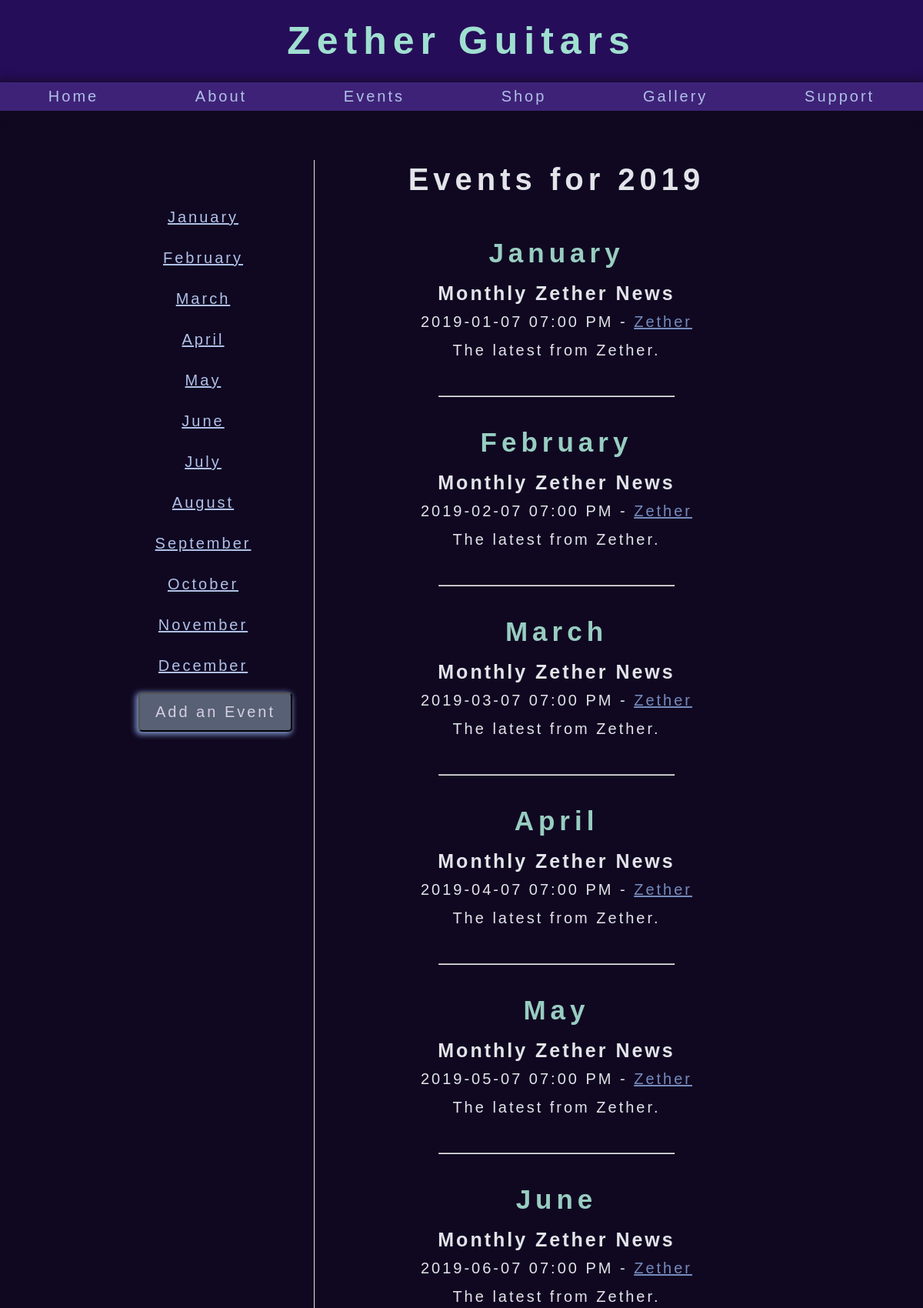
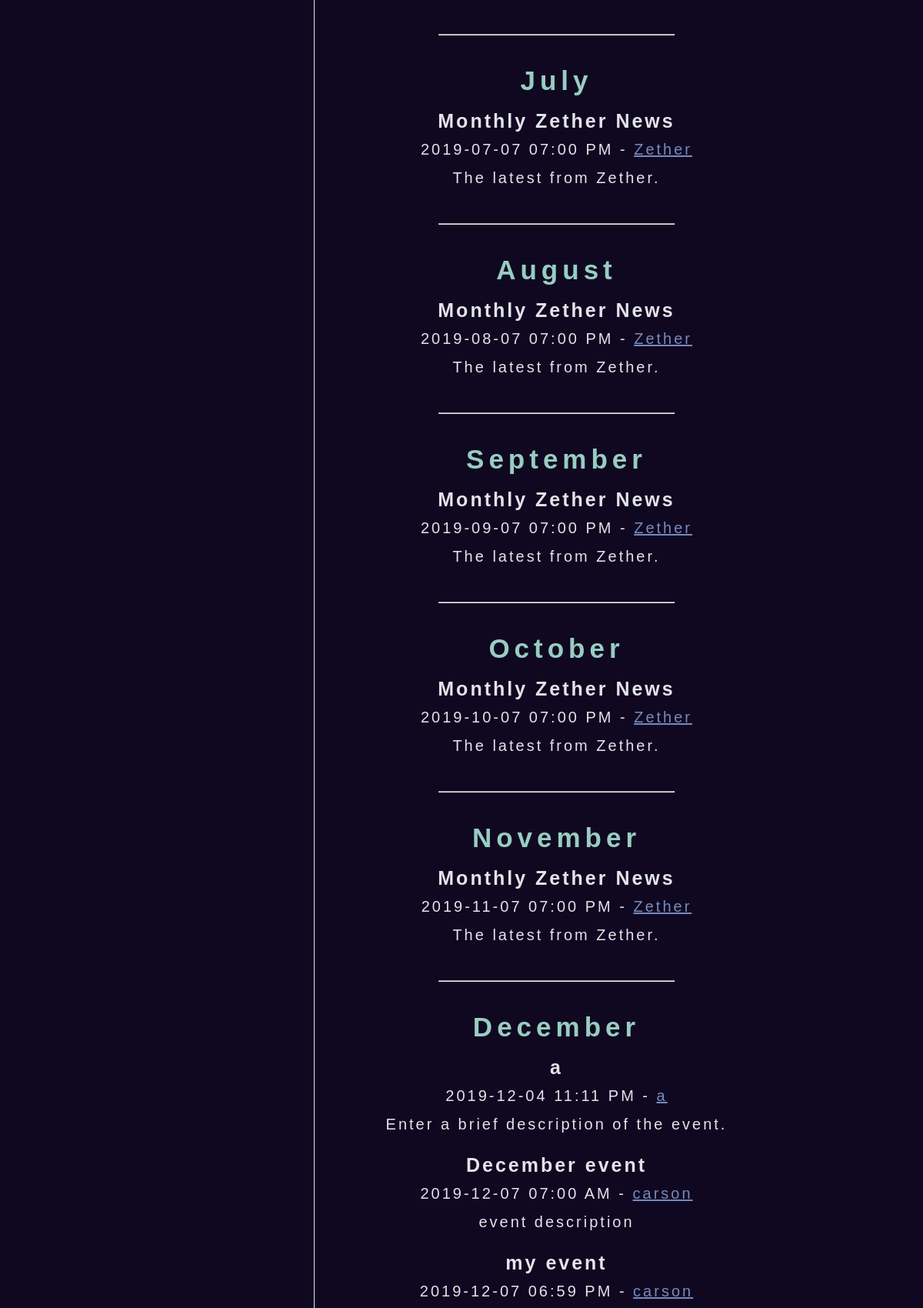
Screenshot of /events.php (upper part) with the database file from the repository (2 pictures, top to bottom).
### tables this page shows
CREATE TABLE events (
  name VARCHAR(30),
  sponsor VARCHAR(30),
  date DATE,
  time TIME WITHOUT TIME ZONE,
  ampm CHAR(2),
  description VARCHAR(100)
);

### events.php (the view, shortened to what this page needs)
<?php
  $sorted = array([], [], [], [], [], [], [], [], [], [], [], []);
  $after_2019 = array();
  $db = new SQLite3('zether.db');
  $query = 'SELECT * FROM events;';
  $res = $db->query($query);
  while ($event = $res->fetchArray(SQLITE3_ASSOC)) {
    $date = $event['date'];
    $yr = substr($date, 0, 4);
    $month = substr($date, 5, 2);
    if ($yr > 2019) {
      $after_2019[] = $event;
    } else {
      $sorted[$month-1][] = $event;
    }
  }
  for ($k=0; $k<=11; $k++) {
    for ($i=0; $i<sizeof($sorted[$k]); $i++) {
      for ($j=0; $j<sizeof($sorted[$k])-$i-1; $j++) {
        $date = $sorted[$k][$j]['date'];
        $day = substr($date, 8, 2);
        $next_date = $sorted[$k][$j+1]['date'];
        $next_event_day = substr($next_date, 8, 2);
        if ($day > $next_event_day) {
          $temp = $sorted[$k][$j];
          $sorted[$k][$j] = $sorted[$k][$j+1];
          $sorted[$k][$j+1] = $temp;
        } else if ($day == $next_event_day) {
          $time = $sorted[$k][$j]['time'];
          $hr = substr($time, 0, 2);
          $min = substr($time, 3, 2);
          $m = $sorted[$k][$j]['ampm'];
          $next_time = $sorted[$k][$j+1]['time'];
          $next_event_hr = substr($next_time, 0, 2);
          $next_event_min = substr($next_time, 3, 2);
          $next_event_m = $sorted[$k][$j+1]['ampm'];
          if ($m == 'PM' && $next_event_m == 'AM') {
            $temp = $sorted[$k][$j];
            $sorted[$k][$j] = $sorted[$k][$j+1];
            $sorted[$k][$j+1] = $temp;
          } else if ($m == $next_event_m) {
            if ($hr > $next_event_hr) {
              $temp = $sorted[$k][$j];
              $sorted[$k][$j] = $sorted[$k][$j+1];
              $sorted[$k][$j+1] = $temp;
            } else if ($hr == $next_event_hr) {
              if ($min > $next_event_min) {
                $temp = $sorted[$k][$j];
                $sorted[$k][$j] = $sorted[$k][$j+1];
                $sorted[$k][$j+1] = $temp;
              }
            }
          }
        }
      }
    }
  }
  echo '
    <div class="sidebar-container">
      <ul class="sidebar">
        <li><a href="#first-item-location">January</a></li>
        <li><a href="#feb">February</a></li>
        <li><a href="#mar">March</a></li>
        <li><a href="#apr">April</a></li>
        <li><a href="#may">May</a></li>
        <li><a href="#jun">June</a></li>
        <li><a href="#jul">July</a></li>
        <li><a href="#aug">August</a></li>
        <li><a href="#sep">September</a></li>
        <li><a href="#oct">October</a></li>
        <li><a href="#nov">November</a></li>
        <li><a href="#dec">December</a></li>
        <li>
        <button id="form-button"
          onclick="window.location.href=\'new_event.php\'">Add an Event
        </button>
      </li>
      </ul>
    </div>
    <div class="non-sidebar" id="calender">
      <h2 id="page-heading">Events for 2019</h2>
      <div id="first-item-location"></div>
      <h3>January</h3>
  ';
    foreach ($sorted[0] as $event) {
      echo
      "<dl>
        <dt>" . $event['name'] . "</dt>
        <dd>" . $event['date'] . " " . substr($event['time'], 0, 5) . " " . $event['ampm'] . " -
          <a href=\"#\">" . $event['sponsor'] . "</a>
          <p>" . $event['description'] . "</p>
        </dd>
      </dl>";
    }
  echo
      '<hr id="feb" />
      <h3>February</h3>';
      foreach ($sorted[1] as $event) {
        echo
        "<dl>
          <dt>" . $event['name'] . "</dt>
          <dd>" . $event['date'] . " " . substr($event['time'], 0, 5) . " " . $event['ampm'] . " -
            <a href=\"#\">" . $event['sponsor'] . "</a>
            <p>" . $event['description'] . "</p>
          </dd>
        </dl>";
      }
  echo
      '<hr id="mar" />
      <h3>March</h3>';
      foreach ($sorted[2] as $event) {
        echo
        "<dl>
          <dt>" . $event['name'] . "</dt>
          <dd>" . $event['date'] . " " . substr($event['time'], 0, 5) . " " . $event['ampm'] . " -
            <a href=\"#\">" . $event['sponsor'] . "</a>
            <p>" . $event['description'] . "</p>
          </dd>
        </dl>";
      }
  echo
      '<hr id="apr" />
      <h3>April</h3>';
      foreach ($sorted[3] as $event) {
        echo
        "<dl>
          <dt>" . $event['name'] . "</dt>
          <dd>" . $event['date'] . " " . substr($event['time'], 0, 5) . " " . $event['ampm'] . " -
            <a href=\"#\">" . $event['sponsor'] . "</a>
            <p>" . $event['description'] . "</p>
          </dd>
        </dl>";
      }
  echo
      '<hr id="may" />
      <h3>May</h3>';
      foreach ($sorted[4] as $event) {
        echo
        "<dl>
          <dt>" . $event['name'] . "</dt>
          <dd>" . $event['date'] . " " . substr($event['time'], 0, 5) . " " . $event['ampm'] . " -
            <a href=\"#\">" . $event['sponsor'] . "</a>
            <p>" . $event['description'] . "</p>
          </dd>
        </dl>";
      }
  echo
      '<hr id="jun" />
      <h3>June</h3>';
      foreach ($sorted[5] as $event) {
        echo
        "<dl>
          <dt>" . $event['name'] . "</dt>
          <dd>" . $event['date'] . " " . substr($event['time'], 0, 5) . " " . $event['ampm'] . " -
            <a href=\"#\">" . $event['sponsor'] . "</a>
            <p>" . $event['description'] . "</p>
          </dd>
        </dl>";
      }
  echo
      '<hr id="jul" />
      <h3>July</h3>';
      foreach ($sorted[6] as $event) {
        echo
        "<dl>
          <dt>" . $event['name'] . "</dt>
          <dd>" . $event['date'] . " " . substr($event['time'], 0, 5) . " " . $event['ampm'] . " -
            <a href=\"#\">" . $event['sponsor'] . "</a>
            <p>" . $event['description'] . "</p>
          </dd>
        </dl>";
      }
  echo
      '<hr id="aug" />
      <h3>August</h3>';
      foreach ($sorted[7] as $event) {
        echo
        "<dl>
          <dt>" . $event['name'] . "</dt>
          <dd>" . $event['date'] . " " . substr($event['time'], 0, 5) . " " . $event['ampm'] . " -
            <a href=\"#\">" . $event['sponsor'] . "</a>
            <p>" . $event['description'] . "</p>
          </dd>
        </dl>";
      }
  echo
      '<hr id="sep" />
      <h3>September</h3>';
      foreach ($sorted[8] as $event) {
        echo
        "<dl>
          <dt>" . $event['name'] . "</dt>
          <dd>" . $event['date'] . " " . substr($event['time'], 0, 5) . " " . $event['ampm'] . " -
            <a href=\"#\">" . $event['sponsor'] . "</a>
            <p>" . $event['description'] . "</p>
          </dd>
        </dl>";
      }
  echo
      '<hr id="oct" />
      <h3>October</h3>';
      foreach ($sorted[9] as $event) {
        echo
        "<dl>
          <dt>" . $event['name'] . "</dt>
          <dd>" . $event['date'] . " " . substr($event['time'], 0, 5) . " " . $event['ampm'] . " -
            <a href=\"#\">" . $event['sponsor'] . "</a>
            <p>" . $event['description'] . "</p>
          </dd>
        </dl>";
      }
  echo
      '<hr id="nov" />
      <h3>November</h3>';
      foreach ($sorted[10] as $event) {
        echo
        "<dl>
          <dt>" . $event['name'] . "</dt>
          <dd>" . $event['date'] . " " . substr($event['time'], 0, 5) . " " . $event['ampm'] . " -
            <a href=\"#\">" . $event['sponsor'] . "</a>
            <p>" . $event['description'] . "</p>
          </dd>
        </dl>";
      }
  echo
      '<hr id="dec" />
      <h3>December</h3>';
      foreach ($sorted[11] as $event) {
        echo
        "<dl>
          <dt>" . $event['name'] . "</dt>
          <dd>" . $event['date'] . " " . substr($event['time'], 0, 5) . " " . $event['ampm'] . " -
            <a href=\"#\">" . $event['sponsor'] . "</a>
            <p>" . $event['description'] . "</p>
          </dd>
        </dl>";
      }
  echo
    '</div>
    </div>
  ';
?>

### styles.css (style rules this page uses)
* { margin: 0; padding: 0; color: white; font-family: 'Trebuchet MS', 'Lucida Sans Unicode', 'Lucida Grande', 'Lucida Sans', Arial, sans-serif; font-size: 20px; letter-spacing: 0.15rem; line-height: 1.85rem; color: hsl(222, 15%, 90%); }
body { background-color: hsl(260, 60%, 8%); }
header { text-align: center; padding: 35px 0; background-color: hsl(260, 75%, 20%); }
h1 { color: hsl(166, 50%, 75%); font-size: 2.5rem; letter-spacing: 0.4rem; }
a { color: hsl(222, 35%, 60%); }
ul a { color: hsl(222, 55%, 80%); }
h2 { font-size: 2rem; margin-bottom: 1.5vh; letter-spacing: 0.3rem; line-height: 2.5rem; }
#page-heading { text-align: center; padding: 0 5vw 0 5vw; }
h3 { color: hsl(166, 35%, 70%); font-size: 1.75rem; margin-bottom: 1.5vh; letter-spacing: 0.3rem; }
nav { background-color: hsl(260, 55%, 30%); position: sticky; top: 0; font-size: 1.2rem; box-shadow: 0 2px 13px 3px hsl(260, 55%, 8%); }
ul { display: flex; flex-direction: row; justify-content: space-around; list-style: none; }
nav a { text-decoration: none; }
hr { width: 60%; margin: 5vh auto; }
#content { display: flex; flex-direction: row; text-align: center; padding: 8vh 5vw; width: 70vw; margin: 0 auto 5vh auto; min-height: 55vh; }
dt { font-size: 1.25rem; font-weight: 700; margin-top: 2vh; }
.sidebar-container { border-right: solid hsl(222, 15%, 90%) 1px; width: 20%; padding: 5vh 5vw 5vh 0; }
#first-item-location { height: 1vh; margin-bottom: 4vh; }
.sidebar { display: flex; flex-direction: column; }
.sidebar li { margin-top: 2vh; }
.non-sidebar { padding: 0 5% 0 5vw; flex: 1; }
#form-button { background-color: hsl(222, 15%, 40%); border-radius: 5px; box-shadow: -2px 2px 7px 2px hsl(222, 35%, 60%); cursor: pointer; color: hsl(260, 25%, 85%); padding: 5px; width: 200px; }

### rows the page displays
events: name "Monthly Zether News", date "2019-01-07", time "07:00", ampm "PM", sponsor "Zether", description "The latest from Zether."
events: name "Monthly Zether News", date "2019-02-07", time "07:00", ampm "PM", sponsor "Zether", description "The latest from Zether."
events: name "Monthly Zether News", date "2019-03-07", time "07:00", ampm "PM", sponsor "Zether", description "The latest from Zether."
events: name "Monthly Zether News", date "2019-04-07", time "07:00", ampm "PM", sponsor "Zether", description "The latest from Zether."
events: name "Monthly Zether News", date "2019-05-07", time "07:00", ampm "PM", sponsor "Zether", description "The latest from Zether."
events: name "Monthly Zether News", date "2019-06-07", time "07:00", ampm "PM", sponsor "Zether", description "The latest from Zether."
events: name "Monthly Zether News", date "2019-07-07", time "07:00", ampm "PM", sponsor "Zether", description "The latest from Zether."
events: name "Monthly Zether News", date "2019-08-07", time "07:00", ampm "PM", sponsor "Zether", description "The latest from Zether."
events: name "Monthly Zether News", date "2019-09-07", time "07:00", ampm "PM", sponsor "Zether", description "The latest from Zether."
events: name "Monthly Zether News", date "2019-10-07", time "07:00", ampm "PM", sponsor "Zether", description "The latest from Zether."
events: name "Monthly Zether News", date "2019-11-07", time "07:00", ampm "PM", sponsor "Zether", description "The latest from Zether."
events: name "a", date "2019-12-04", time "11:11", ampm "PM", sponsor "a", description "Enter a brief description of the event."
events: name "December event", date "2019-12-07", time "07:00", ampm "AM", sponsor "carson", description "event description"
events: name "my event", date "2019-12-07", time "06:59", ampm "PM", sponsor "carson"
